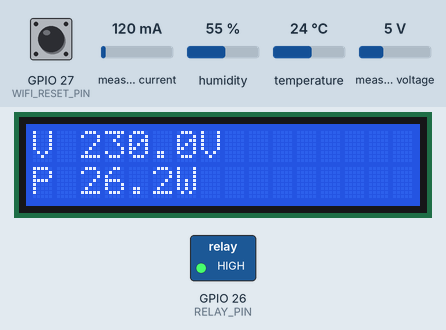
Recording of a sketch running on a simulated ESP32. Shown: 16×2 character LCD, switched loads named in the sketch (green lamp = pin HIGH). The test bench sets the inputs (shaded band); at power-on: measured current 120 mA, measured voltage 5 V, humidity 55 %, temperature 24 °C, GPIO 27 (WIFI_RESET_PIN) HIGH. WiFi joins after 1.5 s; servers stay silent unless stated; uploads are accepted with an empty reply; what the sketch prints to the serial monitor is not drawn.

Above: at 1.9 s.
At 2.9 s:
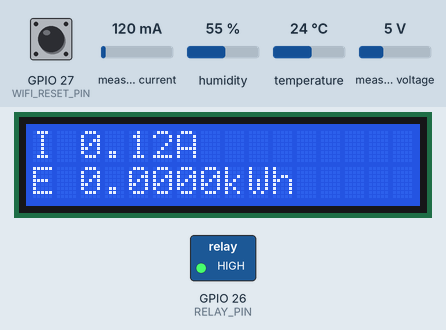
3.0 s: measured current set to 40 mA
At 4.2 s:
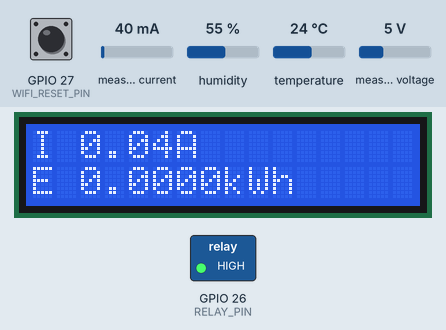
9.0 s: measured voltage set to 0.3 V
At 14.9 s:
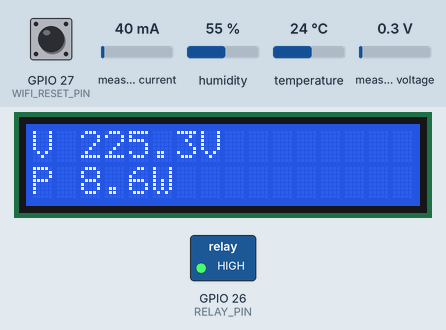
15.0 s: humidity set to 22 %
21.0 s: temperature set to 12 °C
At 23.1 s:
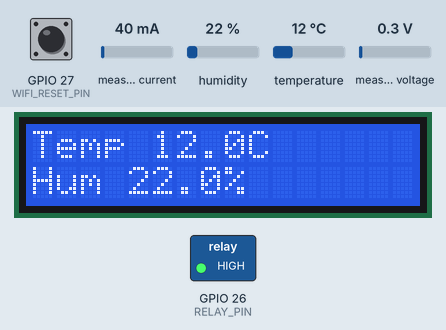
25.4 s: measured current set to 500 mA
At 30.7 s:
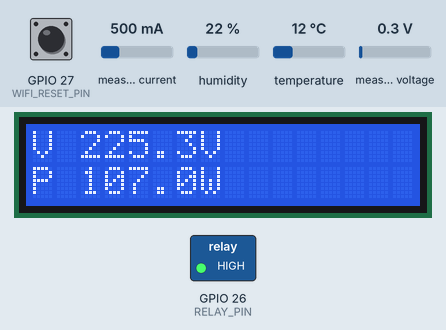
31.4 s: humidity set to 40 %
Timing chart, 0 to 32.2 s (numbered marks = the images above; inputs shaded):
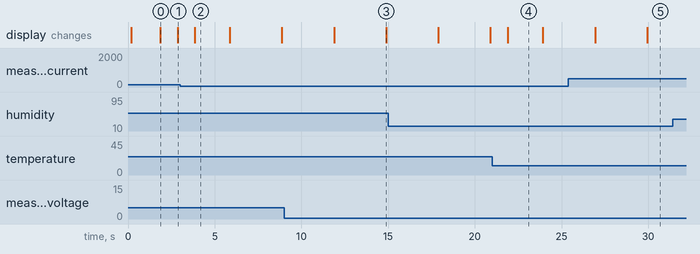

The sketch:

ireos_esp32.ino
```cpp
#include <WiFi.h>
#include <WiFiManager.h>
#include <HTTPClient.h>
#include <ArduinoJson.h>
#include <PZEM004Tv30.h>
#include <DHT.h>
#include <Wire.h>
#include <hd44780.h>
#include <hd44780ioClass/hd44780_I2Cexp.h>

// ----------------------------- Site configuration ----------------------------
// Laptop Wi-Fi IPv4; Flask is currently using port 5001 because 5000 is occupied.
static const char *BACKEND_BASE_URL = "http://10.106.86.150:5000";
static const char *DEVICE_ID = "SET_DEVICE_ID";       // from register_physical_esp32.py
static const char *DEVICE_SECRET = "SET_DEVICE_SECRET"; // keep private; never commit real credentials
static const char *APPLIANCE_ID = "SET_APPLIANCE_ID";  // from register_physical_esp32.py
static const char *HOUSE_ID = "SET_HOUSE_ID";
static const char *APPLIANCE_NAME = "IREOS Controlled Load";

#define DHT_PIN 4
#define DHT_TYPE DHT22
#define RELAY_PIN 26
#define WIFI_RESET_PIN 27
#define PZEM_RX_PIN 16
#define PZEM_TX_PIN 17
#define RELAY_ACTIVE_LOW true
#define LOCAL_OVERLOAD_CUTOFF_W 500.0f
#define WIFI_RESET_HOLD_MS 5000UL
#define TELEMETRY_INTERVAL_MS 5000UL
#define CONTROL_POLL_INTERVAL_MS 5000UL
#define LCD_PAGE_INTERVAL_MS 2500UL
#define HTTP_TIMEOUT_MS 2500
#define CONFIG_AP_SSID "IREOS_SETUP"
#define CONFIG_AP_PASSWORD "ireos1234"

// Relay OFF is the safe electrical state (active-low module: pin HIGH).
static const uint8_t RELAY_OFF_LEVEL = RELAY_ACTIVE_LOW ? HIGH : LOW;
static const uint8_t RELAY_ON_LEVEL = RELAY_ACTIVE_LOW ? LOW : HIGH;

HardwareSerial pzemSerial(2);
PZEM004Tv30 pzem(pzemSerial, PZEM_RX_PIN, PZEM_TX_PIN);
DHT dht(DHT_PIN, DHT_TYPE);
hd44780_I2Cexp lcd;
WiFiManager wifiManager;

struct SensorReadings {
  float voltage = NAN;
  float current = NAN;
  float powerW = NAN;
  float energyKwh = NAN;
  float frequencyHz = NAN;
  float powerFactor = NAN;
  float temperatureC = NAN;
  float humidityPct = NAN;
  bool pzemConnected = false;
  bool dhtConnected = false;
  uint32_t sampledAt = 0;
};

SensorReadings readings;
bool relayOn = false;
String backendStatus = "OFFLINE";
String lastDecision = "Awaiting control loop";
String lastDecisionSource = "none";
int lastDecisionCode = -1;
int lcdPage = 0;
uint32_t lastTelemetryAt = 0;
uint32_t lastControlPollAt = 0;
uint32_t lastLcdPageAt = 0;
uint32_t lastSerialAt = 0;
uint32_t wifiResetPressedAt = 0;
bool wifiPortalStarted = false;

void setRelay(bool on, const char *reason) {
  relayOn = on;
  digitalWrite(RELAY_PIN, on ? RELAY_ON_LEVEL : RELAY_OFF_LEVEL);
  Serial.printf("[RELAY] %s (%s)\n", on ? "ON" : "OFF", reason);
}

void printValue(const char *label, float value, const char *unit, uint8_t precision = 2) {
  Serial.printf("%-16s", label);
  if (isnan(value)) Serial.println("N/A");
  else Serial.printf("%.*f %s\n", precision, value, unit);
}

void collectSensors() {
  readings.voltage = pzem.voltage();
  readings.current = pzem.current();
  readings.powerW = pzem.power();
  readings.energyKwh = pzem.energy();
  readings.frequencyHz = pzem.frequency();
  readings.powerFactor = pzem.pf();
  readings.pzemConnected = !isnan(readings.voltage) && !isnan(readings.powerW);

  readings.temperatureC = dht.readTemperature();
  readings.humidityPct = dht.readHumidity();
  readings.dhtConnected = !isnan(readings.temperatureC) && !isnan(readings.humidityPct);
  readings.sampledAt = millis();

  // Keep actual zero readings. Missing sensor values remain JSON null; never invent load.
  if (readings.pzemConnected && readings.powerW >= LOCAL_OVERLOAD_CUTOFF_W) {
    Serial.printf("[SAFETY] Overload %.2f W >= %.2f W; opening relay\n",
                  readings.powerW, LOCAL_OVERLOAD_CUTOFF_W);
    setRelay(false, "local overload cutoff");
  }
}

void checkWifiResetButton() {
  if (digitalRead(WIFI_RESET_PIN) != LOW) {
    wifiResetPressedAt = 0;
    return;
  }
  if (wifiResetPressedAt == 0) wifiResetPressedAt = millis();
  if (millis() - wifiResetPressedAt >= WIFI_RESET_HOLD_MS) {
    Serial.println("[WiFi] Reset held for 5 seconds; clearing saved credentials and restarting");
    wifiManager.resetSettings();
    delay(200);
    ESP.restart();
  }
}

void ensureWifi() {
  if (!wifiPortalStarted) {
    Serial.println("[WiFi] Connecting with saved credentials; setup AP on failure");
    WiFi.mode(WIFI_STA);
    wifiManager.setConfigPortalBlocking(false);
    wifiManager.setConnectTimeout(20);
    wifiManager.setWiFiAutoReconnect(true);
    wifiPortalStarted = true;
    wifiManager.autoConnect(CONFIG_AP_SSID, CONFIG_AP_PASSWORD);
  }
  wifiManager.process();
  if (WiFi.status() == WL_CONNECTED && backendStatus != "ONLINE") {
    Serial.printf("[WiFi] Connected; IP=%s\n", WiFi.localIP().toString().c_str());
  }
}

String telemetryJson() {
  StaticJsonDocument<512> doc;
  doc["device_id"] = DEVICE_ID;
  doc["house_id"] = HOUSE_ID;
  doc["appliance_id"] = APPLIANCE_ID;
  doc["appliance"] = APPLIANCE_NAME;
  doc["voltage"] = readings.voltage;
  doc["current"] = readings.current;
  doc["power_w"] = readings.powerW;
  doc["energy_kwh"] = readings.energyKwh;
  doc["frequency"] = readings.frequencyHz;
  doc["pf"] = readings.powerFactor;
  doc["temperature"] = readings.temperatureC;
  doc["humidity"] = readings.humidityPct;
  doc["relay_state"] = relayOn;
  doc["status"] = relayOn ? "ON" : "OFF";
  if (lastDecisionCode >= 0) {
    doc["latest_rl_action_code"] = lastDecisionCode;
    doc["latest_rl_action"] = lastDecision;
  }
  doc["source"] = "esp32";

  String body;
  serializeJson(doc, body);
  return body;
}

void handleControlResponse(const String &response) {
  StaticJsonDocument<2048> doc;
  if (deserializeJson(doc, response)) {
    Serial.println("[CONTROL] Invalid JSON response");
    return;
  }
  JsonArrayConst items = doc.as<JsonArrayConst>();
  if (items.isNull()) {
    Serial.println("[CONTROL] Expected existing /api/control-loop array response");
    return;
  }

  for (JsonObjectConst item : items) {
    const char *id = item["id"] | "";
    if (String(id) != APPLIANCE_ID) continue;
    const char *source = item["decisionSource"] | "baseline";
    const char *action = item["rlAction"] | nullptr;
    if (action == nullptr) action = item["nextAction"] | "HOLD_SETPOINT";
    int code = item["rlActionCode"] | -1;
    const char *safety = item["safetyStatus"] | "unknown";
    lastDecision = action;
    lastDecisionSource = source;
    lastDecisionCode = code;
    Serial.printf("[CONTROL] Decision=%s code=%d source=%s safety=%s\n",
                  action, code, source, safety);

    // Execute only the real trained RL model's supported OFF action. Baseline
    // heuristics and unsupported reduce/shift actions are reported, not enacted.
    if (String(source) == "rl_model" && code == 3 && String(safety) != "blocked") {
      setRelay(false, "authenticated RL action 3 / Turn OFF");
    } else if (code == 1 || code == 2 || String(action).indexOf("REDUCE") >= 0 || String(action).indexOf("ECO") >= 0) {
      Serial.println("[CONTROL] Reduce/shift is unsupported by the single relay; reporting only");
    } else if (code == 0) {
      Serial.println("[CONTROL] Action 0 Maintain: preserve current safe relay state");
    }
    return;
  }
  Serial.printf("[CONTROL] No control-loop row for appliance %s\n", APPLIANCE_ID);
}

void httpExchange(bool sendTelemetry) {
  if (WiFi.status() != WL_CONNECTED) {
    backendStatus = "OFFLINE";
    return;
  }
  HTTPClient http;
  const String url = String(BACKEND_BASE_URL) + (sendTelemetry ? "/api/telemetry" : "/api/control-loop");
  if (!http.begin(url)) {
    backendStatus = "ERROR";
    Serial.println("[API] Could not initialize HTTP connection");
    return;
  }
  http.setTimeout(HTTP_TIMEOUT_MS);
  http.addHeader("X-Device-Id", DEVICE_ID);
  http.addHeader("X-Device-Secret", DEVICE_SECRET);

  int status;
  if (sendTelemetry) {
    http.addHeader("Content-Type", "application/json");
    const String payload = telemetryJson();
    Serial.println("[API] Sending telemetry");
    status = http.POST(payload);
  } else {
    status = http.GET();
  }
  if (status > 0) {
    const String response = http.getString();
    Serial.printf("[API] HTTP status: %d\n", status);
    if (sendTelemetry) {
      if (status >= 200 && status < 300) {
        backendStatus = "ONLINE";
        Serial.printf("[API] Response: %s\n", response.c_str());
      } else {
        backendStatus = "REJECTED";
        Serial.printf("[API] Telemetry failed: %d %s\n", status, response.c_str());
      }
    } else if (status >= 200 && status < 300) {
      handleControlResponse(response);
    } else {
      Serial.printf("[API] Control-loop request failed: %d %s\n", status, response.c_str());
    }
  } else {
    backendStatus = "OFFLINE";
    Serial.printf("[API] Telemetry failed: %s\n", HTTPClient::errorToString(status).c_str());
  }
  http.end();
}

void lcdWriteLine(uint8_t row, const String &text) {
  static String previous[2] = {"", ""};
  String clipped = text;
  if (clipped.length() > 16) clipped.remove(16);
  while (clipped.length() < 16) clipped += ' ';
  if (previous[row] == clipped) return;
  lcd.setCursor(0, row);
  lcd.print(clipped);
  previous[row] = clipped;
}

String fmt(float value, uint8_t precision, const char *unit) {
  if (isnan(value)) return String("N/A") + unit;
  return String(value, precision) + unit;
}

void updateLcd() {
  if (millis() - lastLcdPageAt >= LCD_PAGE_INTERVAL_MS) {
    lcdPage = (lcdPage + 1) % 5;
    lastLcdPageAt = millis();
  }
  switch (lcdPage) {
    case 0: lcdWriteLine(0, "V " + fmt(readings.voltage, 1, "V")); lcdWriteLine(1, "P " + fmt(readings.powerW, 1, "W")); break;
    case 1: lcdWriteLine(0, "I " + fmt(readings.current, 2, "A")); lcdWriteLine(1, "E " + fmt(readings.energyKwh, 4, "kWh")); break;
    case 2: lcdWriteLine(0, "Temp " + fmt(readings.temperatureC, 1, "C")); lcdWriteLine(1, "Hum " + fmt(readings.humidityPct, 1, "%")); break;
    case 3: lcdWriteLine(0, "Freq " + fmt(readings.frequencyHz, 2, "Hz")); lcdWriteLine(1, "PF " + fmt(readings.powerFactor, 2, "")); break;
    default:
      lcdWriteLine(0, String("Relay ") + (relayOn ? "ON" : "OFF") + " RL " + (lastDecisionCode < 0 ? "--" : String(lastDecisionCode)));
      lcdWriteLine(1, String(WiFi.status() == WL_CONNECTED ? "WiFi OK " : "WiFi -- ") + backendStatus);
      break;
  }
}

void printMonitor() {
  if (millis() - lastSerialAt < 10000UL) return;
  lastSerialAt = millis();
  Serial.println("\n========== IREOS LIVE MONITOR ==========");
  printValue("Voltage", readings.voltage, "V");
  printValue("Current", readings.current, "A");
  printValue("Power", readings.powerW, "W");
  printValue("Energy", readings.energyKwh, "kWh", 4);
  printValue("Frequency", readings.frequencyHz, "Hz");
  printValue("Power Factor", readings.powerFactor, "");
  printValue("Temperature", readings.temperatureC, "C");
  printValue("Humidity", readings.humidityPct, "%");
  Serial.printf("Relay           %s\nPZEM status     %s\nDHT status      %s\nWi-Fi status    %s\nESP32 IP        %s\nBackend status  %s\nRL decision     %s (code=%d, source=%s)\n",
                relayOn ? "ON" : "OFF", readings.pzemConnected ? "CONNECTED" : "DISCONNECTED",
                readings.dhtConnected ? "CONNECTED" : "DISCONNECTED",
                WiFi.status() == WL_CONNECTED ? "CONNECTED" : "DISCONNECTED",
                WiFi.status() == WL_CONNECTED ? WiFi.localIP().toString().c_str() : "N/A",
                backendStatus.c_str(), lastDecision.c_str(), lastDecisionCode, lastDecisionSource.c_str());
  Serial.println("========================================");
}

void setup() {
  // Preload output latch before enabling output to avoid a relay pulse during boot.
  digitalWrite(RELAY_PIN, RELAY_OFF_LEVEL);
  pinMode(RELAY_PIN, OUTPUT);
  relayOn = false;
  pinMode(WIFI_RESET_PIN, INPUT_PULLUP);
  Serial.begin(115200);
  delay(100);
  Serial.println("\nIREOS ESP32 physical firmware starting; relay held OFF until initialized.");
  Wire.begin(21, 22);
  const int lcdStatus = lcd.begin(16, 2);
  if (lcdStatus) {
    Serial.printf("[LCD] hd44780 initialization error: %d\n", lcdStatus);
  } else {
    lcd.backlight();
    lcdWriteLine(0, "IREOS starting");
    lcdWriteLine(1, "Relay safe: OFF");
  }
  dht.begin();
  pzemSerial.begin(9600, SERIAL_8N1, PZEM_RX_PIN, PZEM_TX_PIN);
  ensureWifi();
  collectSensors();
  Serial.println("[BOOT] Sensors initialized; relay remains in safe OFF state.");
}

void loop() {
  const uint32_t now = millis();
  checkWifiResetButton();
  ensureWifi();

  // Always poll sensors, LCD, and local overload protection even with Flask offline.
  static uint32_t lastSensorAt = 0;
  if (now - lastSensorAt >= 1000UL) {
    lastSensorAt = now;
    collectSensors();
    updateLcd();
    printMonitor();
  }
  if (now - lastTelemetryAt >= TELEMETRY_INTERVAL_MS) {
    lastTelemetryAt = now;
    if (readings.pzemConnected && !isnan(readings.powerW)) {
      httpExchange(true);
    } else {
      backendStatus = "SENSOR WAIT";
      Serial.println("[API] Skipping upload: PZEM power reading unavailable; local monitoring continues");
    }
  }
  if (now - lastControlPollAt >= CONTROL_POLL_INTERVAL_MS) {
    lastControlPollAt = now;
    httpExchange(false);
  }
  delay(10);
}
```

Measured:
- after the input at 21.0 s, the display: changes after 0.90 s (image 4)
- what the display in image 0 shows lasts 1.0 s, from 1.9 s to 2.9 s
- what the display in image 2 shows lasts 2.0 s, from 3.9 s to 5.9 s
